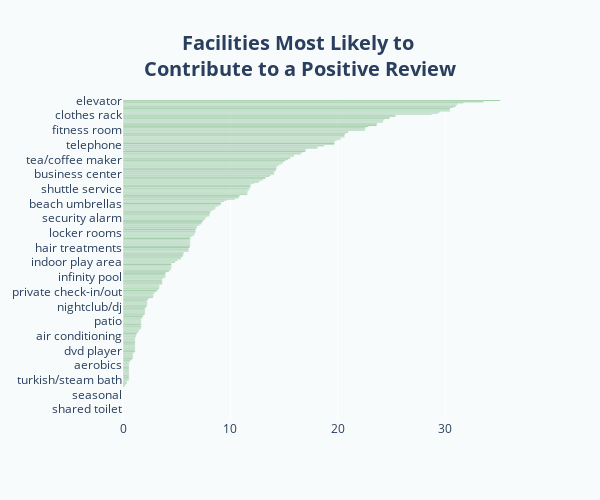

Notebook source saved alongside this figure:
### Code cell
fig = make_subplots(rows=1, cols=1,
                    #vertical_spacing = 0.04,
subplot_titles=("",""))


#fig.add_trace(go.Bar(y=data3.index, x=data3[data3.columns[0]].values.tolist(),name="", opacity=0.6, marker_color="grey",showlegend=False,orientation='h',width=0.5),row=1, col=1)
fig.add_trace(go.Bar(y=data1.index, x=data1[data1.columns[0]].values.tolist(),name="Good", opacity=0.6, marker_color="green",orientation='h'),row=1, col=1)
#fig.add_trace(go.Bar(y=data2.index, x=data2[data2.columns[0]].values.tolist(),name="Bad", opacity=0.6, marker_color="red",orientation='h'),row=1, col=2)

#fig.add_trace(go.Bar(y=data1.index, x=data1[data1.columns[0]].values.tolist(),name="Good", opacity=0.6, marker_color="green",width=100),row=1, col=1)

cf.layout_v2(fig,"Facilities Most Likely to <br>Contribute to a Positive Review",500,600,order_green)
fig.show()

### Figure 1 — Plotly figure (JSON) as saved in the notebook; plotly's stock layout.template omitted (floating-point values rounded to 4 significant figures; data arrays with more than 128 entries replaced by an {"elided": "..."} marker saying what was removed)
{"data": [{"marker": {"color": "green"}, "name": "Good", "opacity": 0.6, "orientation": "h", "type": "bar", "x": {"elided": "283 float values"}, "xaxis": "x", "y": {"elided": "283 str values"}, "yaxis": "y"}], "layout": {"barmode": "stack", "height": 500, "legend": {"groupclick": "toggleitem", "orientation": "v"}, "paper_bgcolor": "#F8FBFB", "plot_bgcolor": "#F8FBFB", "title": {"font": {"size": 20}, "text": "<b>Facilities Most Likely to <br>Contribute to a Positive Review</b>", "x": 0.5, "xanchor": "center", "y": 0.9, "yanchor": "top"}, "width": 600, "xaxis": {"anchor": "y", "domain": [0, 1]}, "yaxis": {"anchor": "x", "autorange": "reversed", "categoryarray": {"elided": "283 str values"}, "categoryorder": "array", "domain": [0, 1], "gridcolor": "white", "griddash": "dot", "gridwidth": 0.1, "showgrid": true, "zeroline": false}}}
